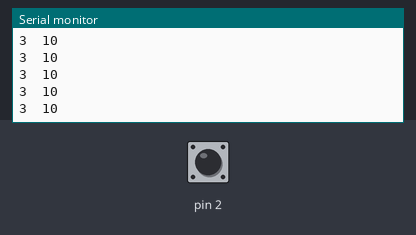
This sketch was run on a simulated Arduino Uno, built with avr-gcc and run on an emulated ATmega328P. On the bench: the last lines printed to the serial monitor. The inputs (shaded band) are chosen by the test bench; at power-on: pin 2 HIGH.

Above: at 1.2 s.
1.3 s: pin 2 pulled LOW for 0.25 s
At 1.58 s:
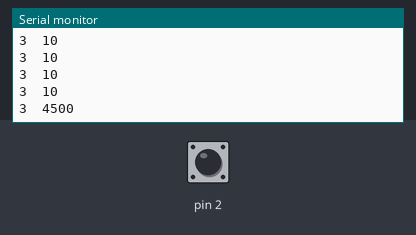
3.0 s: pin 2 pulled LOW for 1 s
At 3.61 s:
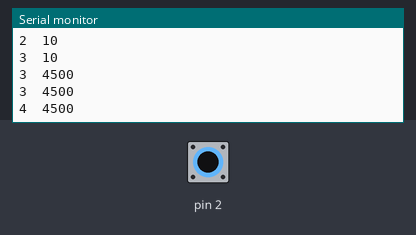
5.5 s: pin 2 pulled LOW for 3.2 s
At 7.68 s:
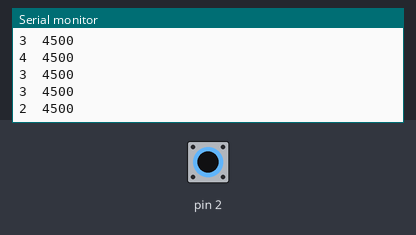
Timing chart, 0 to 9.2 s (numbered marks = the images above; inputs shaded):
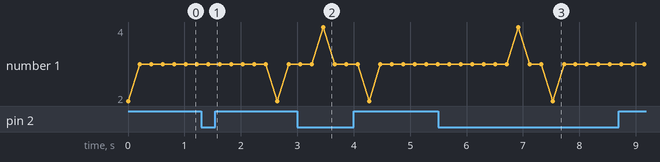

Measured:
- after the input at 1.3 s, the serial monitor: prints a new line after 0.13 s (image 1)
- after the input at 3.0 s, the serial monitor: prints a new line after 0.46 s (image 2)
- after the input at 5.5 s, the serial monitor: prints a new line after 2.0 s (image 3)

The sketch:

Touche_Tactile.ino
```cpp
#include <CapacitiveSensor.h>
//La pin qui envoie le signal est la D4 (sendPin) et
//la variation est lue sur la pin 2 (ReceivePin) :
CapacitiveSensor surface = CapacitiveSensor(4,2);

void setup() {
  Serial.begin(9600);
}

void loop() {
  long start = millis();
  //On règle la sensibilité du capteur à 30
  //l'unité est arbitraire
  long valeur = surface.capacitiveSensor(30);
  //Quelques lignes pour connaitre le temps de réponse.
  // en millisecondes
  Serial.print(millis() - start);
  //Caractere de tabulation du port serie
  Serial.print("\t");
  Serial.println(valeur);
  if (valeur>6000){
    Serial.println("On a touché!");
  }
  delay(200);
}
```
